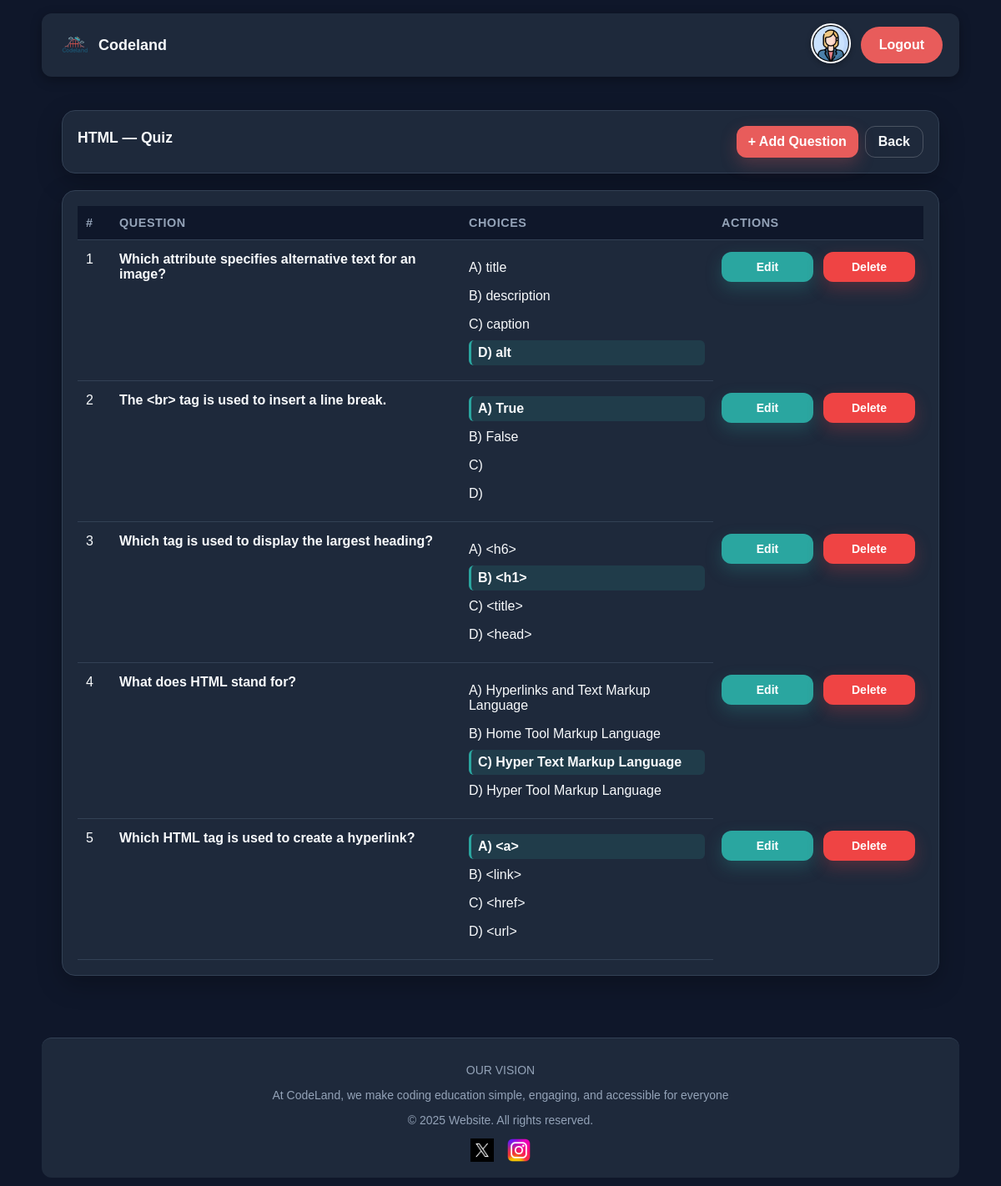
The app's page /quiz.php?quizID=1 (signed in), older data.
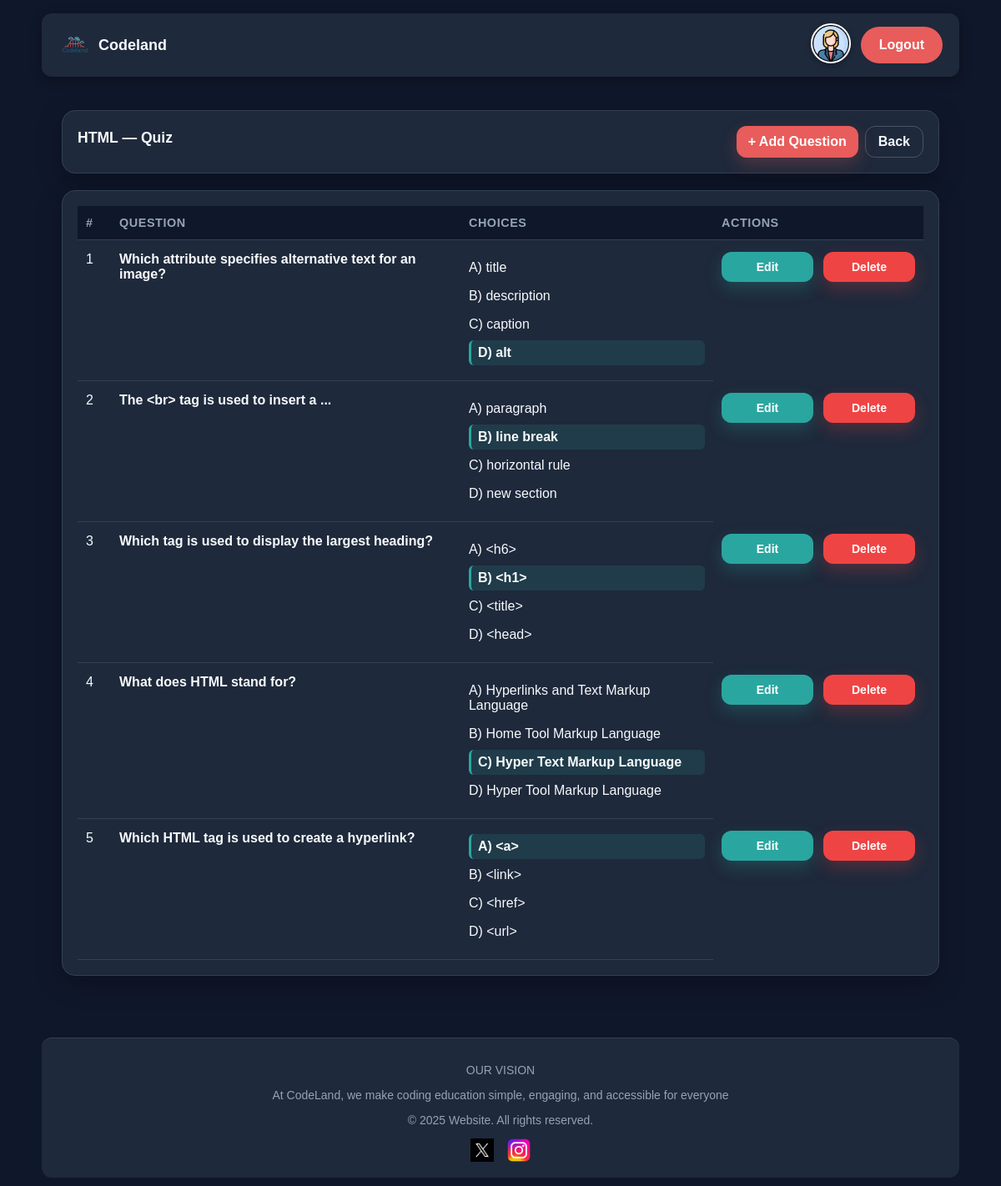
The same page, newer data.
### tables this page shows
CREATE TABLE `topic` (
  `id` int(11) NOT NULL,
  `topicName` varchar(100) DEFAULT NULL
);

CREATE TABLE `quizquestion` (
  `id` int(11) NOT NULL,
  `quizID` int(11) DEFAULT NULL,
  `question` text,
  `questionFigureFileName` varchar(100) DEFAULT NULL,
  `answerA` text,
  `answerB` text,
  `answerC` text,
  `answerD` text,
  `correctAnswer` enum('A','B','C','D') NOT NULL
);

### Quiz.php (the view, shortened to what this page needs)
<?php
require_once 'db_config.php';
$conn->set_charset('utf8mb4');
function h($v){ return htmlspecialchars((string)$v, ENT_QUOTES, 'UTF-8'); }
$quizID = filter_input(INPUT_GET, 'quizID', FILTER_VALIDATE_INT);
$existsStmt = $conn->prepare("SELECT id, educatorID, topicID FROM quiz WHERE id=?");
$existsStmt->bind_param("i", $quizID);
$existsStmt->execute();
$quizRow = $existsStmt->get_result()->fetch_assoc();
$tStmt = $conn->prepare("SELECT topicName FROM topic WHERE id=?");
$tStmt->bind_param("i", $quizRow['topicID']);
$tStmt->execute();
$tRow = $tStmt->get_result()->fetch_assoc();
$topicName = $tRow['topicName'] ?? 'Untitled';
$avatar = 'images/educatorUser.jpeg';
$questions = [];
$st = $conn->prepare(
  "SELECT id, question, questionFigureFileName, answerA, answerB, answerC, answerD, correctAnswer
   FROM quizquestion WHERE quizID=? ORDER BY id DESC"
);
$st->bind_param("i", $quizID);
$st->execute();
$rs = $st->get_result();
while ($r = $rs->fetch_assoc()) { $questions[] = $r; }
?>
<!doctype html>
<html lang="en">
<head>
  <link rel="stylesheet" href="H-style.css">
  <link rel="stylesheet" href="HF.css">
</head>
<body>
<header class="cl-header">
  <div class="brand">
    <img src="images/logo.png" alt="Logo">
    <span>Codeland</span>
  </div>
  <div class="actions">
    <a href="educator_homepage.php"><img src="<?= h($avatar) ?>" alt="User" class="avatar"></a>
    <a href="logout.php" class="logout-btn">Logout</a>
  </div>
</header>
<div class="container">
  <section class="card page-header" style="display:flex;justify-content:space-between;align-items:center;gap:12px;">
    <div>
      <h1><?= h($topicName) ?> — Quiz</h1>
    </div>
    <div style="display:flex;gap:8px;flex-wrap:wrap;">
      <a class="btn" href="add-question.php?quizID=<?= (int)$quizID ?>">+ Add Question</a>
      <a class="btn-outline" href="educator_homepage.php">Back</a>
    </div>
  </section>
  <?php if (!$questions): ?>
    <section class="card"><p>No questions yet.</p></section>
  <?php else: ?>
    <section class="card">
      <table class="table">
        <thead>
          <tr>
            <th style="width:40px">#</th>
            <th>Question</th>
            <th>Choices</th>
            <th style="width:220px">Actions</th>
          </tr>
        </thead>
        <tbody>
        <?php foreach ($questions as $i => $q): ?>
          <tr>
            <td><?= $i+1 ?></td>
            <td>
              <div><strong><?= h($q['question']) ?></strong></div>
            </td>
            <td>
              <div class="choice-item <?= ($q['correctAnswer'] === 'A') ? 'correct-choice' : '' ?>">A) <?= h($q['answerA']) ?></div>
              <div class="choice-item <?= ($q['correctAnswer'] === 'B') ? 'correct-choice' : '' ?>">B) <?= h($q['answerB']) ?></div>
              <div class="choice-item <?= ($q['correctAnswer'] === 'C') ? 'correct-choice' : '' ?>">C) <?= h($q['answerC']) ?></div>
              <div class="choice-item <?= ($q['correctAnswer'] === 'D') ? 'correct-choice' : '' ?>">D) <?= h($q['answerD']) ?></div>
            </td>
            <td>
              <a class="btn btn-edit" href="edit-question.php?questionID=<?= (int)$q['id'] ?>&quizID=<?= (int)$quizID ?>">Edit</a>
              <a class="btn btn-delete"
                 href="delete-question.php?questionID=<?= (int)$q['id'] ?>&quizID=<?= (int)$quizID ?>"
                 onclick="return confirm('Are you sure you want to delete this question?');">
                 Delete
              </a>
            </td>
          </tr>
        <?php endforeach; ?>
        </tbody>
      </table>
    </section>
  <?php endif; ?>
</div>
<footer class="cl-footer">
  <p>OUR VISION</p>
  <p>At CodeLand, we make coding education simple, engaging, and accessible for everyone</p>
  <p>© <span id="year"></span>2025 Website. All rights reserved.</p>
  <div class="social">
    <a href="#"><img src="images/xpng.jpg" alt="Twitter"></a>
    <a href="#"><img src="images/instagram.png" alt="Instagram"></a>
  </div>
</footer>
</body>
</html>

### H-style.css (style rules this page uses)
:root { --brand:#60a5fa; --brand-hover:#3b82f6; --accent:#2dd4bf; --bg:#0f172a; --text:#f8fafc; --muted:#94a3b8; --card:#1e293b; --border:#334155; }
* { box-sizing:border-box; }
html,body { margin:0; padding:0; font-family:Inter,system-ui,-apple-system,Segoe UI,Roboto,Arial,sans-serif; color:var(--text); background:var(--bg); }
.container { max-width: 1100px; margin: 0 auto; padding: 24px; }
.btn { appearance: none; border: 0; background: #e85c5b; color: white; font-weight: 700; padding: 10px 14px; border-radius: 12px; box-shadow: 0 8px 20px rgba(232,92,91,.25); cursor: pointer; transition: .2s; text-decoration: none; font-size: 16px; display: inline-block; }
.btn-outline { appearance: none; border: 1px solid rgba(255,255,255,.2); background: transparent; color: var(--text); font-weight: 600; padding: 9px 15px; border-radius: 12px; cursor: pointer; transition: .2s; text-decoration: none; font-size: 16px; display: inline-block; }
.btn-edit { background: #2aa6a0; padding: 10px 14px; font-size: 14px; appearance: none; border: 0; color: white; font-weight: 700; border-radius: 12px; box-shadow: 0 8px 20px rgba(42,166,160,.25); cursor: pointer; transition: .2s; text-decoration: none; display: inline-block; min-width: 110px; text-align: center; }
.btn-delete { background: #ef4444; padding: 10px 14px; font-size: 14px; appearance: none; border: 0; color: white; font-weight: 700; border-radius: 12px; box-shadow: 0 8px 20px rgba(239,68,68,.25); cursor: pointer; transition: .2s; text-decoration: none; display: inline-block; min-width: 110px; text-align: center; }
.table td:last-child { display: flex; gap: 12px; align-items: center; }
.page-header { background: var(--card); border-radius: 16px; padding: 18px; box-shadow: 0 10px 30px rgba(0,0,0,.25); border: 1px solid var(--border); margin-bottom: 16px; display: flex; align-items: center; justify-content: space-between; gap: 16px; }
.page-header h1 { color: var(--text); font-size: 1.1rem; margin: 0 0 10px 0; }
.table { width: 100%; border-collapse: collapse; }
.table th, .table td { padding: 12px 10px; border-bottom: 1px solid var(--border); text-align: left; vertical-align: top; }
.table tr { height: auto; vertical-align: top; }
.table td { padding-top: 14px; padding-bottom: 14px; }
.table th { font-size: .9rem; color: var(--muted); text-transform: uppercase; letter-spacing: .04em; font-weight: 600; background: var(--bg); }
.table td { color: var(--text); }
.choice-item { padding: 6px 0; margin: 4px 0; }
.correct-choice { background: rgba(42,166,160,.15); border-left: 3px solid #2aa6a0; padding: 6px 8px; margin: 4px 0; border-radius: 6px; font-weight: 600; }
.card { background: var(--card); border: 1px solid var(--border); padding: 18px; border-radius: 16px; box-shadow: 0 10px 30px rgba(0,0,0,.25); margin-bottom: 20px; }
h1, h2 { margin: 8px 0 14px; }
h1 { font-size: 28px; }
td:last-child::after, td:last-child::before { content: none !important; }
td:last-child { box-shadow: none !important; }
.table td:last-child { border-bottom: none !important; }

Row changes from the older to the newer data that the page shows:
changed quizquestion: question "The <br> tag is used to insert a line break." → "The <br> tag is used to insert a ..."; correctAnswer "A" → "B" (drawn); answerA "True" → "paragraph"; answerB "False" → "line break"; answerC (not shown) → "horizontal rule"; answerD (not shown) → "new section"
